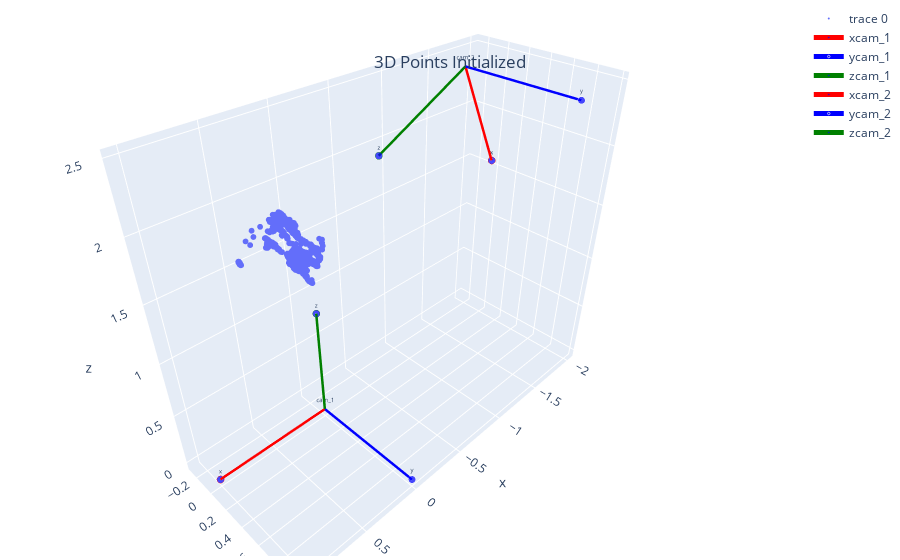

Notebook source saved alongside this figure:
### Code cell
fig = plot_cams_and_points(cam_group=cam_group, points_3d=points_3d_init, title="3D Points Initialized")

### Figure 1 — Plotly figure (JSON) as saved in the notebook; plotly's stock layout.template omitted (floating-point values rounded to 4 significant figures; data arrays with more than 128 entries replaced by an {"elided": "..."} marker saying what was removed)
{"data": [{"marker": {"size": 2}, "mode": "markers", "textfont": {"size": 6}, "type": "scatter3d", "x": {"elided": "2303 float values"}, "y": {"elided": "2303 float values"}, "z": {"elided": "2303 float values"}}, {"line": {"color": "red", "width": 5}, "marker": {"color": "blue", "size": [0, 5]}, "mode": "lines+markers+text", "name": "xcam_1", "text": ["cam_1", "x"], "textfont": {"size": 6}, "type": "scatter3d", "x": [0, 1], "y": [0, 0], "z": [0, 0]}, {"line": {"color": "blue", "width": 5}, "marker": {"color": "blue", "size": [0, 5]}, "mode": "lines+markers+text", "name": "ycam_1", "text": ["cam_1", "y"], "textfont": {"size": 6}, "type": "scatter3d", "x": [0, 0], "y": [0, 1], "z": [0, 0]}, {"line": {"color": "green", "width": 5}, "marker": {"color": "blue", "size": [0, 5]}, "mode": "lines+markers+text", "name": "zcam_1", "text": ["cam_1", "z"], "textfont": {"size": 6}, "type": "scatter3d", "x": [0, 0], "y": [0, 0], "z": [0, 1]}, {"line": {"color": "red", "width": 5}, "marker": {"color": "blue", "size": [0, 5]}, "mode": "lines+markers+text", "name": "xcam_2", "text": ["cam_2", "x"], "textfont": {"size": 6}, "type": "scatter3d", "x": [-1.566, -1.994], "y": [0, 0], "z": [2.474, 1.57]}, {"line": {"color": "blue", "width": 5}, "marker": {"color": "blue", "size": [0, 5]}, "mode": "lines+markers+text", "name": "ycam_2", "text": ["cam_2", "y"], "textfont": {"size": 6}, "type": "scatter3d", "x": [-1.566, -1.566], "y": [0, 1], "z": [2.474, 2.474]}, {"line": {"color": "green", "width": 5}, "marker": {"color": "blue", "size": [0, 5]}, "mode": "lines+markers+text", "name": "zcam_2", "text": ["cam_2", "z"], "textfont": {"size": 6}, "type": "scatter3d", "x": [-1.566, -0.6625], "y": [0, 0], "z": [2.474, 2.046]}], "layout": {"margin": {"b": 4, "l": 4, "r": 4, "t": 4}, "scene": {"camera": {}}, "title": {"text": "3D Points Initialized", "x": 0.5, "xanchor": "center", "y": 0.9, "yanchor": "top"}}}
